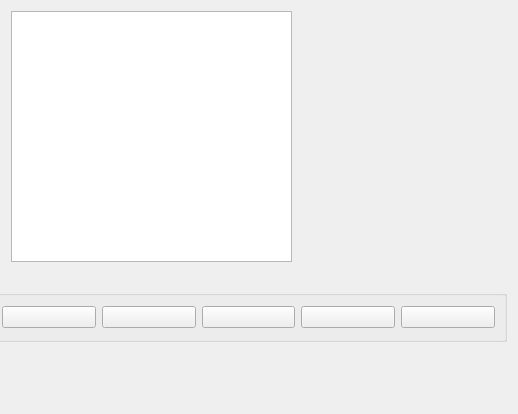
<?xml version="1.0" encoding="UTF-8"?>
<ui version="4.0">
 <class>PlaylistQueueWidget</class>
 <widget class="QWidget" name="PlaylistQueueWidget">
  <property name="geometry">
   <rect>
    <x>0</x>
    <y>0</y>
    <width>518</width>
    <height>414</height>
   </rect>
  </property>
  <property name="sizePolicy">
   <sizepolicy hsizetype="Preferred" vsizetype="Expanding">
    <horstretch>0</horstretch>
    <verstretch>0</verstretch>
   </sizepolicy>
  </property>
  <property name="windowTitle">
   <string>Form</string>
  </property>
  <property name="autoFillBackground">
   <bool>true</bool>
  </property>
  <property name="styleSheet">
   <string notr="true"/>
  </property>
  <widget class="QListView" name="view_Playlist">
   <property name="geometry">
    <rect>
     <x>11</x>
     <y>11</y>
     <width>281</width>
     <height>251</height>
    </rect>
   </property>
  </widget>
  <widget class="QGroupBox" name="grbx_Playlist">
   <property name="geometry">
    <rect>
     <x>-10</x>
     <y>290</y>
     <width>517</width>
     <height>52</height>
    </rect>
   </property>
   <property name="sizePolicy">
    <sizepolicy hsizetype="Expanding" vsizetype="Preferred">
     <horstretch>0</horstretch>
     <verstretch>0</verstretch>
    </sizepolicy>
   </property>
   <property name="title">
    <string/>
   </property>
   <property name="alignment">
    <set>Qt::AlignRight|Qt::AlignTrailing|Qt::AlignVCenter</set>
   </property>
   <layout class="QHBoxLayout" name="horizontalLayout">
    <item>
     <widget class="QPushButton" name="btn_Play">
      <property name="styleSheet">
       <string notr="true"/>
      </property>
      <property name="text">
       <string/>
      </property>
     </widget>
    </item>
    <item>
     <widget class="QPushButton" name="btn_Up">
      <property name="text">
       <string/>
      </property>
     </widget>
    </item>
    <item>
     <widget class="QPushButton" name="btn_Down">
      <property name="text">
       <string/>
      </property>
     </widget>
    </item>
    <item>
     <widget class="QPushButton" name="btn_Delete">
      <property name="text">
       <string/>
      </property>
     </widget>
    </item>
    <item>
     <widget class="QPushButton" name="btn_Clear">
      <property name="text">
       <string/>
      </property>
     </widget>
    </item>
   </layout>
  </widget>
 </widget>
 <resources/>
 <connections/>
</ui>
